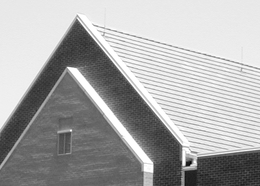
%> input picture image feature/pics/house.tif, 260 x 186 px, shrunk from 550 x 393 before the run
$ octave myBrief.m   (GNU Octave 9; MATLAB toolbox functions it lacks are replaced by stand-ins)
%> lines starting %> are read from the running program, lines starting %| are printed output that depends on the picture; in (x1, y1, x2, y2) boxes, pixels count from 0 and x2, y2 are one past the last pixel; in counts of white or black regions, pixels touching at a corner belong together; the program's own positions count from 1
### image feature/previous work（something）/Feature/myFast.m
function [x,y,corners] = myFast(I,diffThreshold,s)
%> called with diffThreshold = 35, s = 11
%% FAST-12-16的实现
% corners：找到的角点数量
% I：输入灰度图
% diffThreshold：人工设置的阈值
% s：局部邻域的大小

%% 得到候选角点
[row,col] = size(I);
%> row = 186; col = 1040
V = zeros(row,col);    % 候选角点的得分矩阵
for i = 4:row-3
    for j = 4:col-3
        Ip = I(i,j);    % 获取区域中心像素的灰度值
        brighterThreshold = Ip+diffThreshold;    % 亮暗像素阈值
        dackerThreshold = Ip-diffThreshold;
        % 使用4个罗盘方向点进行快速测试（得到第一批候选角点）
        Ix_4 = [I(i-3,j);I(i,j+3);I(i+3,j);I(i,j-3)];
        if (sum((Ix_4-brighterThreshold)>=0)<3) && ...
                (sum((Ix_4-dackerThreshold)<=0)<3)
            continue;
        end
        % 使用12个连续点进行完整测试（得到第二批候选角点）
        % 圆的半径定为3px，则圆周经过16个像素点
        Ix_16 = [I(i-3,j);I(i-3,j+1);I(i-2,j+2);I(i-1,j+3);...
            I(i,j+3);I(i+1,j+3);I(i+2,j+2);I(i+3,j+1);...
            I(i+3,j);I(i+3,j-1);I(i+2,j-2);I(i+1,j-3);...
            I(i,j-3);I(i-1,j-3);I(i-2,j-2);I(i-3,j-1)];
        % 采用循环遍历函数对像素点进行重排
        for k = 1:16
            Ix_16 = circshift(Ix_16,k);
            if (sum((Ix_16(1:12)-brighterThreshold)>=0))==12 || ...
                    (sum((Ix_16(1:12)-dackerThreshold)<=0))==12
               index = (abs(Ix_16-Ip)>=diffThreshold);
               % 为每一个候选角点打分
               V(i,j) = sum(abs(Ix_16(index)-Ip)-diffThreshold);
               break;
            end
        end
    end
end
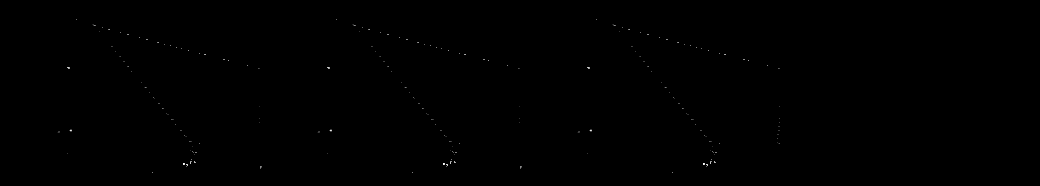
%> V: size 186x1040 double; min 0, max 1694, mean 1.3; drawn with min black and max white
%> after the loop, index = [true; true; true; true; true; true; true; true; true; true; true; true; false; false; false; false]

%% 进行非极大值抑制
mapI = zeros(row,col);    % 角点映射图（存储最终角点的位置）
corners = 0;    % 找到的角点数量
for i = (4+(s+1)/2):(row-3-(s-1)/2)
   for j = (4+(s+1)/2):(col-3-(s-1)/2)
      if (V(i,j)==max(max(V(i-(s-1)/2:i+(s-1)/2,j-(s-1)/2:j+(s-1)/2)))) && (V(i,j)>0)
         mapI(i,j) = 1;
         corners = corners+1;
      end
   end
end
%> mapI: size 186x1040 double; values 0 (black) and 1 (white), 0.06% white in thin lines or dots, all inside (x1, y1, x2, y2) = (59, 19, 780, 173)
%> after the loop, corners = 112

%% 标出找到的FAST角点
imshow(I,[]);hold on;
%> (this line was passed over: imshow is not available in this run)
[x,y] = find(mapI);
%> x = 112 values from 20 to 173; y = 112 values from 60 to 780
plot(y,x,'ro');hold off;
end

### image feature/previous work（something）/Feature/myBrief.m
close all;clear;clc;

%% 使用自定义的myFast函数寻找FAST角点
I = imread('house.tif');
if size(I,3) == 3
    I = rgb2gray(I);
end
I = double(I);
[x,y,corners] = myFast(I,35,11);
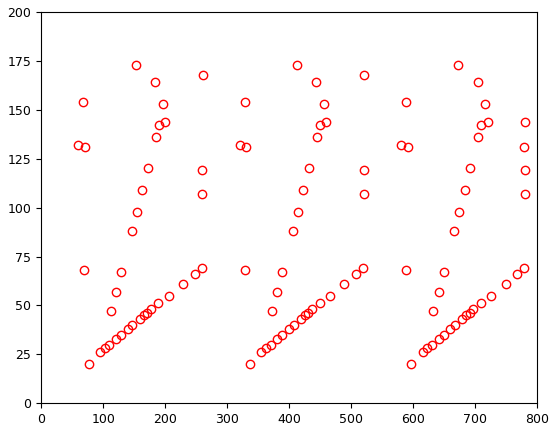
%> figure redrawn from the program's plot data
%> x = 112 values, max 173 at index 17, min 20 at index 5, mean 84.29; y = 112 values from 60 to 780; corners = 112

%% 自定义实现BRIEF描述子
tic;
neigh_w = 15;    % 确定特征点的邻域窗口大小
n = 256;    % 在邻域窗口内随机选取n对像素点，以生成n（bit）的特征描述子
h = fspecial('gaussian',[9,9],2);      % 生成方差为2，大小为9的高斯滤波器
%> (the run ends here)
